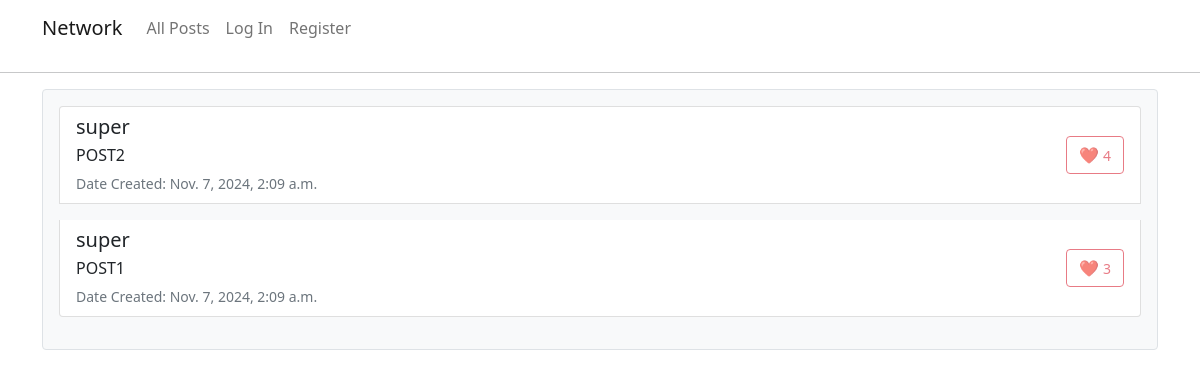
The app's page /, older data.
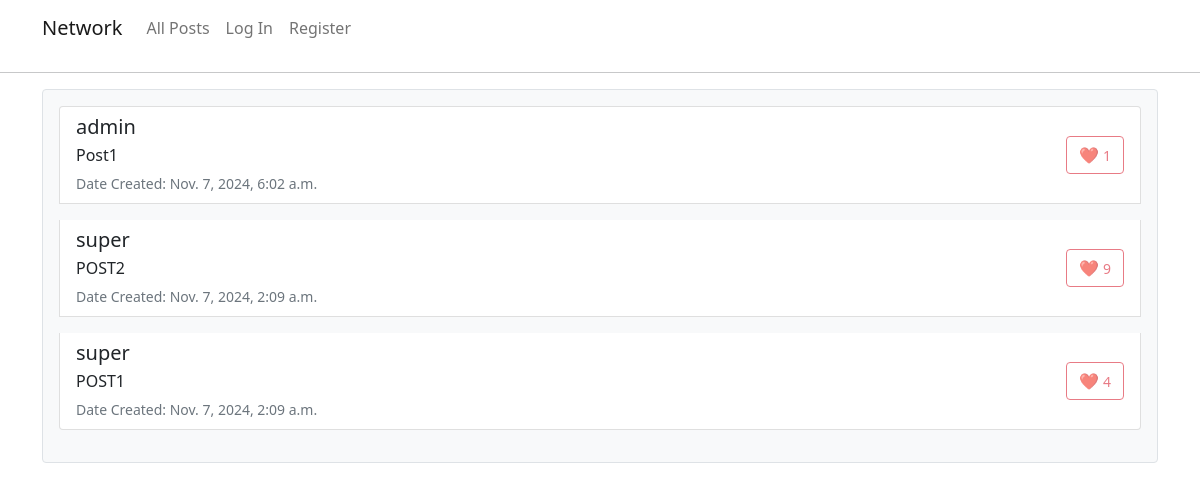
The same page, newer data.
### network/models.py (models this page shows, shortened)
class Post(models.Model):
    new_post = models.TextField()
    created_by = models.ForeignKey(User, on_delete=models.CASCADE, related_name='user_posts')
    date_created = models.DateTimeField(auto_now_add=True)
    likes = models.IntegerField(default=0)

class User(AbstractUser):
    followers = models.IntegerField(default=0)
    following = models.IntegerField(default=0)
    bio = models.CharField(max_length=500, null=True, blank=True)
    location = models.CharField(max_length=100, null=True, blank=True)
    work = models.CharField(max_length=100, null=True, blank=True)
    def __str__(self):
        return self.username

### network/views.py (the view)
# urls.py: path("", views.index, name="index"),
def index(request):
    user_posts = Post.objects.all()[::-1]
    return render(request, "network/index.html", {"posts": user_posts})

### network/templates/network/index.html (shortened to what this page needs)
{% extends "network/layout.html" %}
{% block body %}
    <div class="p-3 border rounded bg-light">
        <ul class="list-group">
            {% for post in posts %}
                <li class="list-group-item mb-3">
                    <div class="d-flex justify-content-between align-items-center">
                        <div>
                            <h5 class="mb-1">{{ post.created_by }}</h5>
                            <p class="mb-1">{{ post.new_post }}</p>
                            <small class="text-muted">Date Created: {{ post.date_created }}</small>
                        </div>
                        <div type="hidden">
                            <button class="btn btn-outline-danger like_button" data-post-id="{{ post.id }}"
                                    {% if user == post.created_by or not user.is_authenticated %}disabled{% endif %}>
                                ❤️ <small>{{ post.likes }}</small>
                            </button>
                        </div>
                    </div>
                </li>
            {% endfor %}
        </ul>
    </div>
{% endblock %}

Row changes from the older to the newer data that the page shows:
added Post: created_by "admin", new_post "Post1", date_created "Nov. 7, 2024, 6:02 a.m.", likes "1"
changed Post "POST2": likes "4" → "9"
changed Post "POST1": likes "3" → "4"
